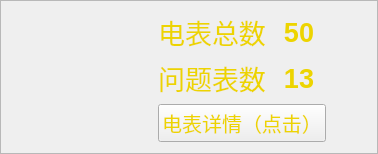
            <widget class="QFrame" name="frame_1">
             <property name="sizePolicy">
              <sizepolicy hsizetype="Preferred" vsizetype="Preferred">
               <horstretch>0</horstretch>
               <verstretch>0</verstretch>
              </sizepolicy>
             </property>
             <property name="minimumSize">
              <size>
               <width>150</width>
               <height>150</height>
              </size>
             </property>
             <property name="maximumSize">
              <size>
               <width>600</width>
               <height>200</height>
              </size>
             </property>
             <property name="styleSheet">
              <string notr="true">.QFrame{
border-image: url(:/images/border002.png);
}</string>
             </property>
             <property name="frameShape">
              <enum>QFrame::StyledPanel</enum>
             </property>
             <property name="frameShadow">
              <enum>QFrame::Raised</enum>
             </property>
             <layout class="QHBoxLayout" name="horizontalLayout_15">
              <item>
               <spacer name="horizontalSpacer">
                <property name="orientation">
                 <enum>Qt::Horizontal</enum>
                </property>
                <property name="sizeHint" stdset="0">
                 <size>
                  <width>40</width>
                  <height>20</height>
                 </size>
                </property>
               </spacer>
              </item>
              <item>
               <widget class="QLabel" name="label_4">
                <property name="minimumSize">
                 <size>
                  <width>60</width>
                  <height>60</height>
                 </size>
                </property>
                <property name="maximumSize">
                 <size>
                  <width>60</width>
                  <height>60</height>
                 </size>
                </property>
                <property name="styleSheet">
                 <string notr="true">border-image: url(:/images/minitools.png);</string>
                </property>
                <property name="text">
                 <string/>
                </property>
               </widget>
              </item>
              <item>
               <spacer name="horizontalSpacer_11">
                <property name="orientation">
                 <enum>Qt::Horizontal</enum>
                </property>
                <property name="sizeHint" stdset="0">
                 <size>
                  <width>40</width>
                  <height>20</height>
                 </size>
                </property>
               </spacer>
              </item>
              <item>
               <layout class="QVBoxLayout" name="verticalLayout_3">
                <item>
                 <layout class="QHBoxLayout" name="horizontalLayout_14" stretch="0,0">
                  <item>
                   <widget class="QLabel" name="label_8">
                    <property name="font">
                     <font>
                      <pointsize>20</pointsize>
                     </font>
                    </property>
                    <property name="styleSheet">
                     <string notr="true">color:rgb(237, 212, 0);
background-color: rgba(191, 64, 64, 0);</string>
                    </property>
                    <property name="lineWidth">
                     <number>1</number>
                    </property>
                    <property name="text">
                     <string>电表总数</string>
                    </property>
                    <property name="alignment">
                     <set>Qt::AlignCenter</set>
                    </property>
                   </widget>
                  </item>
                  <item>
                   <widget class="QLabel" name="label_9">
                    <property name="font">
                     <font>
                      <pointsize>20</pointsize>
                      <weight>75</weight>
                      <bold>true</bold>
                     </font>
                    </property>
                    <property name="styleSheet">
                     <string notr="true">color:rgb(237, 212, 0)</string>
                    </property>
                    <property name="lineWidth">
                     <number>1</number>
                    </property>
                    <property name="text">
                     <string>50</string>
                    </property>
                    <property name="alignment">
                     <set>Qt::AlignCenter</set>
                    </property>
                   </widget>
                  </item>
                 </layout>
                </item>
                <item>
                 <layout class="QHBoxLayout" name="horizontalLayout_11">
                  <item>
                   <widget class="QLabel" name="label_10">
                    <property name="font">
                     <font>
                      <pointsize>20</pointsize>
                     </font>
                    </property>
                    <property name="styleSheet">
                     <string notr="true">color:rgb(237, 212, 0)</string>
                    </property>
                    <property name="text">
                     <string>问题表数</string>
                    </property>
                    <property name="alignment">
                     <set>Qt::AlignCenter</set>
                    </property>
                   </widget>
                  </item>
                  <item>
                   <widget class="QLabel" name="label_38">
                    <property name="font">
                     <font>
                      <pointsize>20</pointsize>
                      <weight>75</weight>
                      <bold>true</bold>
                     </font>
                    </property>
                    <property name="styleSheet">
                     <string notr="true">color:rgb(237, 212, 0)</string>
                    </property>
                    <property name="text">
                     <string>13</string>
                    </property>
                    <property name="alignment">
                     <set>Qt::AlignCenter</set>
                    </property>
                   </widget>
                  </item>
                 </layout>
                </item>
                <item>
                 <widget class="QPushButton" name="pushButton_6">
                  <property name="font">
                   <font>
                    <pointsize>15</pointsize>
                   </font>
                  </property>
                  <property name="styleSheet">
                   <string notr="true">color:rgb(237, 212, 0);
</string>
                  </property>
                  <property name="text">
                   <string>电表详情（点击）</string>
                  </property>
                 </widget>
                </item>
               </layout>
              </item>
              <item>
               <spacer name="horizontalSpacer_4">
                <property name="orientation">
                 <enum>Qt::Horizontal</enum>
                </property>
                <property name="sizeHint" stdset="0">
                 <size>
                  <width>40</width>
                  <height>20</height>
                 </size>
                </property>
               </spacer>
              </item>
             </layout>
            </widget>
